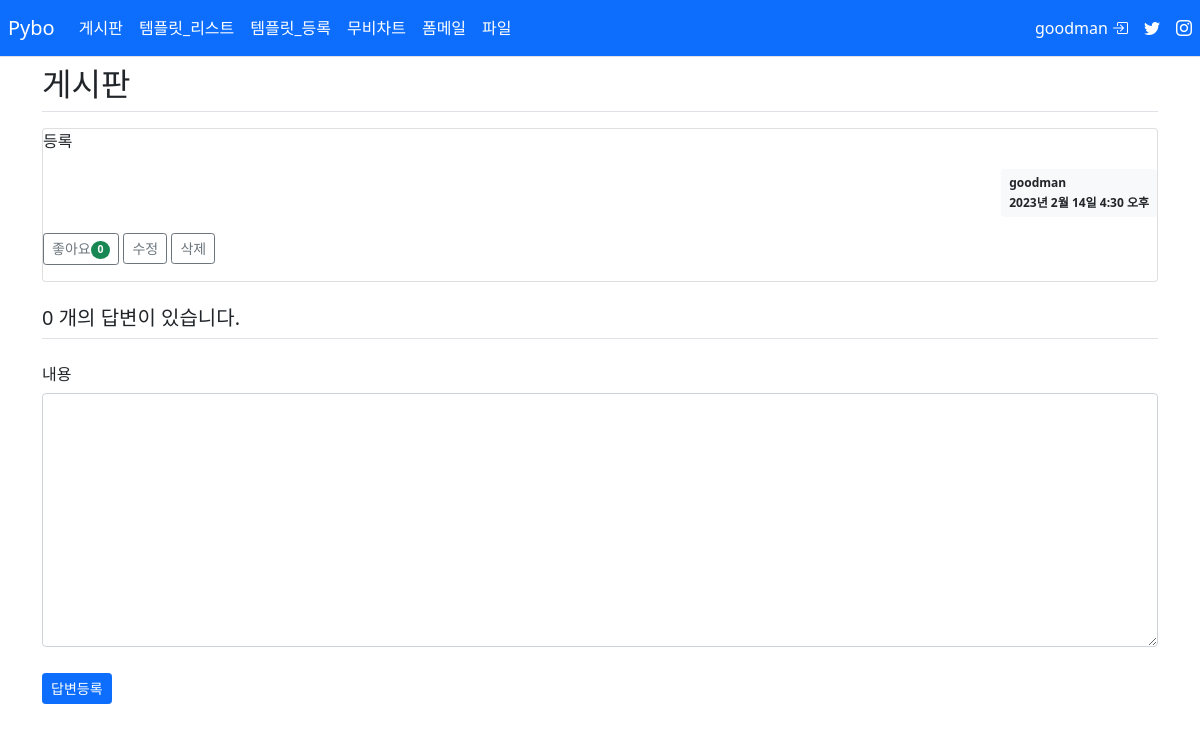
Screenshot of /pybo/1/ (signed in) with the database file from the repository.
### pybo/models.py (models this page shows)
class Question(models.Model):
    subject = models.CharField(max_length=200) # 글자수 제한
    content = models.TextField() #글자수 제한이 없는 경우
    create_date = models.DateTimeField() #날짜 + 시간
    author=models.ForeignKey(User,on_delete=models.CASCADE,related_name='author_question')   #회원테이블에 사용자 정보가 삭제 되면 Question 테이블 질문도 모두 삭제
    modify_date = models.DateTimeField(null=True,blank=True)
    voter = models.ManyToManyField(User, related_name='voter_question')
    def __str__(self):
        return self.subject

### pybo/views/base_views.py (the view)
# urls.py: path('<int:question_id>/', base_views.detail, name='detail'),
def detail(request, question_id):
    logging.info('1.question_id:{}'.format(question_id))
    question = get_object_or_404(Question, pk=question_id)
    logging.info('2.question:{}'.format(question))
    context = {'question': question}
    return render(request, 'pybo/question_detail.html', context)

### pybo/templatetags/pybo_filter.py (called while the page is built)
@register.filter
def mark(value):
    extensions = ['nl2br','fenced_code']
    return mark_safe(markdown.markdown(value,extensions=extensions))

### templates/pybo/question_detail.html (shortened to what this page needs)
  {% extends 'base.html' %}
  {% load pybo_filter %}
  {% block content %}
  <div class="container">
      <h2 class="border-bottom py-2">{{question.subject}}</h2>
      <div class="card my-3">
          <div class="card-text" >{{ question.content|mark }}</div>
          <div class="d-flex justify-content-end">
              <div class="badge bg-light text-dark p-2 text-start">
                  <div class="mb-2">{{question.author.username}}</div>
                  <div>{{question.create_date}}</div>
              </div>
          </div>
          <div class="my-3">
              <a href="javascript:void(0);"
                 data-uri="{% url 'pybo:question_vote' question.id %}" class="recommend btn btn-sm btn-outline-secondary">
                  좋아요<span class="badge rounded-pill bg-success">{{question.voter.count}}</span>
              </a>
              {% if question.author == request.user %}
                <a href="{% url 'pybo:question_modify' question.id  %}" class="btn btn-sm btn-outline-secondary">수정</a>
                <a href="javascript:void(0);" data-uri="{% url 'pybo:question_delete' question.id %}" class="delete btn btn-sm btn-outline-secondary">삭제</a>
              {% endif %}
          </div>
      </div>
      <h5 class="border-bottom py-2 my-3">{{question.answer_set.count}} 개의 답변이 있습니다.</h5>
      <form action="{% url 'pybo:answer_create' question.id %}" method="post" class="my-3" name="answer_frm">
          <div class="mb-3">
            <label for="content" class="col-form-label">내용</label>
            <textarea   rows="10"  class="form-control" name="content" id="content"></textarea>
          </div>
          <input type="submit" value="답변등록" class="btn btn-primary btn-sm" id="submit_btn">
      </form>
  </div>
  {% endblock%}

### templates/navbar.html (shortened to what this page needs)
  <nav class="navbar navbar-expand-lg  border-bottom navbar-dark bg-primary ps-2">
      <a class="navbar-brand" href="{% url 'pybo:index' %}">Pybo</a>
      <div class="collapse navbar-collapse" id="navbarNav">
        <div class="collapse navbar-collapse justify-content-start" >
            <ul class="navbar-nav">
                <li class="nav-item">
                  <a class="nav-link active" aria-current="page" href="{% url 'board:index' %}">게시판</a>
                </li>
                <li class="nav-item">
                  <a class="nav-link active" aria-current="page" href="{% url 'pybo:boot_list' %}">템플릿_리스트</a>
                </li>
                <li class="nav-item">
                  <a class="nav-link active" aria-current="page" href="{% url 'pybo:boot_reg' %}">템플릿_등록</a>
                </li>
                <li class="nav-item">
                  <a class="nav-link active" aria-current="page" href="{% url 'pybo:crawling_cgv' %}">무비차트</a>
                </li>
                <li class="nav-item">
                  <a class="nav-link active" aria-current="page" href="{% url 'common:sendmail_param' %}">폼메일</a>
                </li>
                <li class="nav-item">
                  <a class="nav-link active" aria-current="page" href="{% url 'common:upload' %}">파일</a>
                </li>
            </ul>
        </div>
      <div class="collapse navbar-collapse justify-content-end" >
          <ul class="navbar-nav">
            <li class="nav-item">
              {% if user.is_authenticated %}
              <a class="nav-link active" aria-current="page"
                 href="{% url 'common:logout' %}">{{ user.username }}
                <i class="bi bi-box-arrow-in-right"></i>
              </a>
              {% else %}
              <a class="nav-link active" aria-current="page"
                 href="{% url 'common:login' %}">로그인
                 <i class="bi bi-box-arrow-left"></i>
              </a>
              {% endif %}
            </li>
            <li class="nav-item">
                <a class="nav-link active" aria-current="page"
                 href="javascript:window.open('https://cafe.daum.net/pcwk', '_blank');">
                    <i class="bi bi-twitter"></i>
                </a>
            </li>
            <li class="nav-item">
              <a class="nav-link active" aria-current="page"
                 href="javascript:window.open('https://cafe.daum.net/pcwk', '_blank');">
                  <i class="bi bi-instagram"></i>
              </a>
            </li>
          </ul>
      </div>
    </div>
  </nav>

### static/style.css (style rules this page uses)
textarea { width: 100%; }
input[type=submit] { margin-top: 10px; }

### rows the page displays
Question: subject "게시판", content|mark "등록", author.username "goodman", create_date "2023년 2월 14일 4:30 오후", voter.count "0", answer_set.count "0"

### other values shown
{{ user.username }} "goodman"
